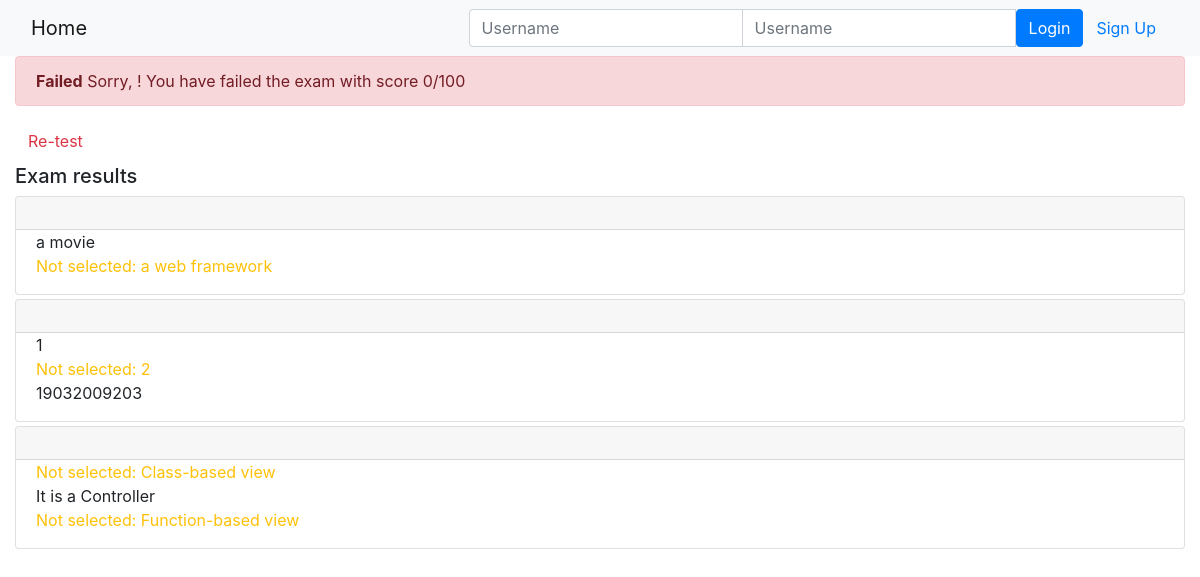
Page /onlinecourse/course/1/submission/1/result/ on the committed database.
### onlinecourse/models.py (models this page shows)
class Question(models.Model):
    question_text=models.CharField(default="question", max_length=200)
    grade = models.IntegerField(default=0)
    course_id = models.ForeignKey(Course, on_delete=models.CASCADE)
    def is_get_score(self, selected_ids):
        all_answers = self.choice_set.filter(is_correct=True).count()
        selected_correct = self.choice_set.filter(is_correct=True, id__in=selected_ids).count()
        if all_answers == selected_correct:
            return True
        else:
            return False

class Choice(models.Model):
     question_id = models.ForeignKey(Question, on_delete=models.CASCADE)
     choice_text=models.CharField(default="answer", max_length=200)
     is_correct = models.BooleanField()

### onlinecourse/views.py (the view)
# urls.py: path('course/<int:course_id>/submission/<int:submission_id>/result/', views.show_exam_result, name='exam_result'),
def show_exam_result(request, course_id, submission_id):
    context={}
    course=get_object_or_404(Course, pk=course_id)
    submission = Submission.objects.get(id=submission_id)
    choics=submission.chocies.all()
    mark = 0
    for quest in course.question_set.all():
        if quest.is_get_score(choics):
            mark=mark+quest.grade
    context['course'] = course
    context['choices'] = choics
    context['grade'] = mark
    return render(request, 'onlinecourse/exam_result_bootstrap.html', context)

### onlinecourse/templates/onlinecourse/exam_result_bootstrap.html (shortened to what this page needs)
<!DOCTYPE html>
<html lang="en">
<head>
    {% load static %}
    <link rel="stylesheet" href="https://maxcdn.bootstrapcdn.com/bootstrap/4.5.2/css/bootstrap.min.css">
</head>
<body>
 <nav class="navbar navbar-light bg-light">
    <div class="container-fluid">
        <div class="navbar-header">
              <a class="navbar-brand" href="{% url 'onlinecourse:index' %}">Home</a>
        </div>
        <ul class="nav navbar-nav navbar-right">
            {% if user.is_authenticated %}
            <li>
                <a class="btn btn-link" href="#">{{ user.first_name }}({{ user.username }})</a>
                <a class="btn btn-link" href="{% url 'onlinecourse:logout' %}">Logout</a>
            </li>
            {% else %}
            <li>
                <form class="form-inline" action="{% url 'onlinecourse:login' %}" method="post">
                    <div class="input-group">
                        <input type="text" class="form-control" placeholder="Username" name="username" >
                        <input type="password" class="form-control" placeholder="Username" name="psw" >
                        <button class="btn btn-primary" type="submit">Login</button>
                        <a class="btn btn-link" href="{% url 'onlinecourse:registration' %}">Sign Up</a>
                    </div>
                </form>
            </li>
            {% endif %}
        </ul>
    </div>
</nav>
<div class="container-fluid">
    {% if grade >= 80 %}
    <div class="alert alert-success">
        <b>Congratulations, {{ user.first_name }}!</b> You have passed the exam and completed the course with score {{ grade }}/100
    </div>
    {% else %}
    <div class="alert alert-danger">
        <b>Failed</b> Sorry, {{ user.first_name }}! You have failed the exam with score {{ grade }}/100
    </div>
    <a class="btn btn-link text-danger" href="{% url 'onlinecourse:course_details' course.id %}">Re-test</a>
    {% endif %}
    <div class="card-columns-vertical mt-1">
        <h5 class="">Exam results</h5>
        {% for question in course.question_set.all %}
        <div class="card mt-1">
            <div class="card-header"><h5>{{ question.content }}</h5></div>
            <div class="form-group">
                {% for choice in question.choice_set.all %}
                <div class="form-check">
                    {% if choice.is_correct and choice in choices %}
                    <div class="text-success">Correct answer: {{ choice.choice_text }}</div>
                    {% else %}{% if choice.is_correct and not choice in choices %}
                    <div class="text-warning">Not selected: {{ choice.choice_text }}</div>
                    {% else %}{% if not choice.is_correct and choice in choices %}
                    <div class="text-danger">Wrong answer: {{ choice.choice_text }}</div>
                    {% else %}
                    <div>{{ choice.choice_text }}</div>
                    {% endif %}{% endif %}{% endif %}
                </div>
                {% endfor %}
            </div>
        </div>
        {% endfor %}
    </div>
</div>
</body>
</html>

### rows in the picture
Choice: choice_text "a movie"
Choice: choice_text "a web framework"
Choice: choice_text "1"
Choice: choice_text "2"
Choice: choice_text "19032009203"
Choice: choice_text "Class-based view"
Choice: choice_text "It is a Controller"
Choice: choice_text "Function-based view"

### other values in the picture
{{ grade }} "0"
